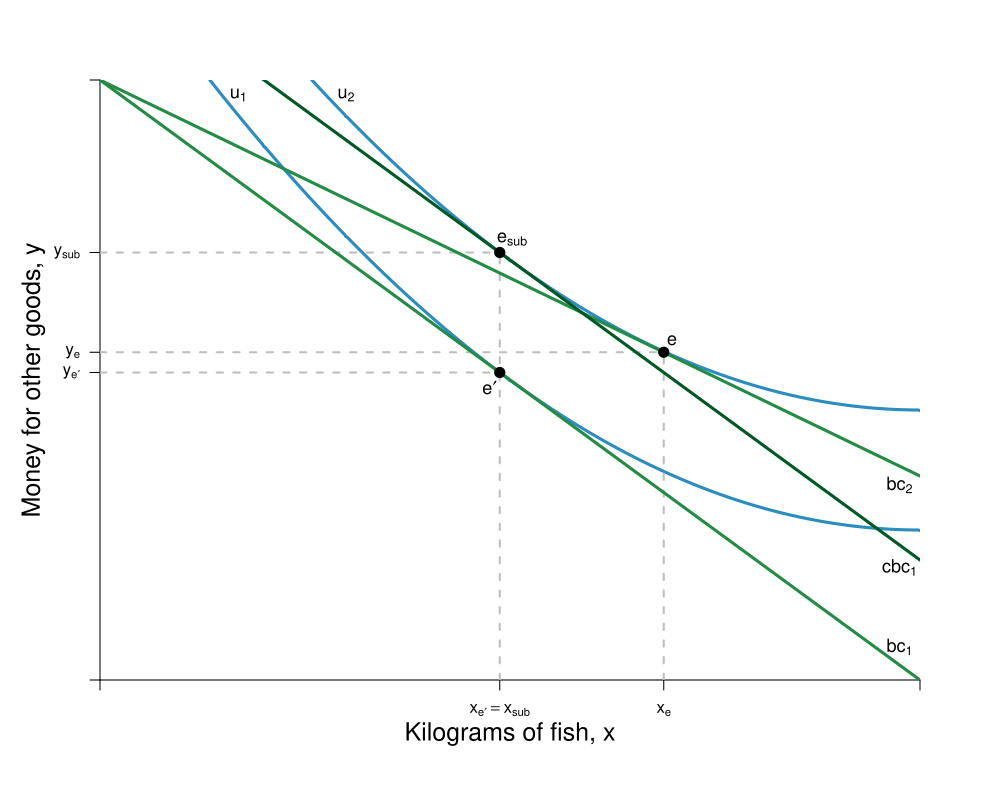

Generate this figure with R:
#Graph Designer: Simon Halliday + Scott Cohn
#Authors: Bowles and Halliday
#Title: Coordination, Conflict and Competition: A Text in Microeconomics

library(shape)
pdf(file = "indmarketdemand/decomposition_qql.pdf", width = 10, height = 8)

#Set parameters for graphics
axislabelsize <- 1.5
labelsize <- 1.1
graphlinewidth <- 3
segmentlinewidth <- 2

COL <- c("#7fc97f", "#beaed4", "#fdc086", "#ffff99", "#386cb0", "#f0027f", "#bf5b17", "#666666")
COLA <- c("#e0f3db", "#99d8c9","#66c2a4","#41ae76", "#238b45", "#005824")
COLB <- c("#c6dbef", "#4eb3d3", "#2b8cbe", "#0868ac","#084081")
COLC <- c("#fcfbfd", "#efedf5", "#dadaeb", "#bcbddc", "#9e9ac8", "#807dba", "#6a51a3", "#54278f", "#3f007d")

#Edited the margins to cater for the larger LHS labels
par(mar =  c(6, 5, 4, 4))

#Original budget constraint and pivoted budget constraint

bc1 <- function(x) {
  40 - .5*x
}

bc2 <- function(x) {
  40 - .33*x
}

#Utility functions 

uFn <- function(x, y, rmax = 1, xmax = 80) {
  y + rmax*x - (1/2)*(rmax/xmax)*x^2
}

#Compensated budget constraint parallel to bc1

cbc1 <- function(x, int = 48) {
  int - .5*x
}

#Add limits on axes and levels of utility for each indifference curve
ylims <- c(0, 40)
xlims <- c(0, 80)

npts <- 501 
x <- seq(xlims[1], xlims[2], length.out = npts)
y <- seq(ylims[1], ylims[2], length.out = npts) 

a <- c(50, 58) #alpha = 0.6

plot(0, 0, xlim = xlims, ylim = ylims, type = "n",
     xlab = expression(paste("")),
     ylab = expression(paste("")), 
     xaxt = "n", 
     yaxt = "n", 
     cex.lab = axislabelsize, 
     bty = "n", 
     xaxs="i", 
     yaxs="i"
)

#x and y limits with plain axes without ticks/numbers to match previous graph

ticksx <- c(0, 39, 55, xlims[2])
xlabels <- c(NA, expression(paste(x[e*minute]) == x[sub]), expression(paste(x[e])), NA )
ticksy <- c(0, bc1(39), bc2(55), cbc1(39), ylims[2])
ylabels <- c(NA, expression(paste(y[e*minute])), expression(paste(y[e])), expression(paste(y[sub])), NA)

axis(1,at = ticksx,  pos = 0, labels = xlabels)
axis(2,at = ticksy,  pos = 0, labels = ylabels, las = 1)


npts <- 500 
xx1 <- seq(xlims[1], xlims[2], length.out = npts)
xx2 <- seq(0, xlims[2], length.out = npts)
xx3 <- seq(xlims[1], 0, length.out = npts)
xx4 <- seq(-11, 0, length.out = npts)

contour(x, y, 
        outer(x, y, uFn),
        drawlabels = FALSE,
        col = COLB[3],
        lwd = graphlinewidth,
        levels = a, 
        xaxs="i", 
        yaxs="i", 
        add = TRUE)


#Axis labels
mtext(expression(paste("Kilograms of fish, x")), side = 1, line = 2.5, cex = axislabelsize)
text(-6.5, 0.5*ylims[2], expression(paste("Money for other goods, y")), xpd = TRUE, cex = axislabelsize, srt = 90) 

#Label curves

text(13.5, 39, expression(u[1]), cex = labelsize)
text(24, 39, expression(u[2]), cex = labelsize)
text(78, 2.2, expression(bc[1]), cex = labelsize)
text(78, 13, expression(bc[2]), cex = labelsize)
text(78, 7.5, expression(cbc[1]), cex = labelsize)

#Label points e-sub, e, e'

text(40.2, cbc1(39)+.9, expression(paste(e[sub])), cex = labelsize)
segments(39, 0, 39, cbc1(x = 39), lty = 2, col = "gray", lwd = segmentlinewidth)
segments(0, cbc1(x = 39), 39, cbc1(x = 39), lty = 2, col = "gray", lwd = segmentlinewidth)


text(55 + 0.8, bc2(55) + .8, expression(paste(e)), cex = labelsize)
segments(55, 0, 55, bc2(x = 55), lty = 2, col = "gray", lwd = segmentlinewidth)
segments(0, bc2(x = 55), 55, bc2(x = 55), lty = 2, col = "gray", lwd = segmentlinewidth)


text(39 - 1, bc1(39) - 1, expression(paste(e*minute)), cex = labelsize)
segments(0, bc1(x = 39), 39, bc1(x = 39), lty = 2, col = "gray", lwd = segmentlinewidth)


#Label y-sub,x-sub,etc. on axes

#text(37.5, -.9, expression(paste(x[sub])), xpd = TRUE, cex = labelsize)
#text(40.8, -.9, expression(paste(x[e*minute])),  xpd = TRUE,  cex = labelsize)
#text(56.9, -.9, expression(paste(x[e])),  xpd = TRUE, cex = labelsize)


#text(-2, cbc1(39), expression(paste(y[sub])), xpd = TRUE, cex = labelsize)
#text(-1.8, bc1(39)+.5, expression(paste(y[e*minute])),  xpd = TRUE,  cex = labelsize)
#text(-2.1, bc1(39)-1, expression(paste(y[e])),  xpd = TRUE, cex = labelsize)

lines(xx1, bc1(xx1), col = COLA[5], lwd = graphlinewidth)
lines(xx1, bc2(xx1), col = COLA[5], lwd = graphlinewidth)
lines(xx1, cbc1(xx1), col = COLA[6], lwd = graphlinewidth)

points(39, cbc1(x = 39), pch = 16, col = "black", cex = 1.5)
points(55, bc2(x = 55), pch = 16, col = "black", cex = 1.5)
points(39, bc1(x = 39), pch = 16, col = "black", cex = 1.5)

dev.off()
